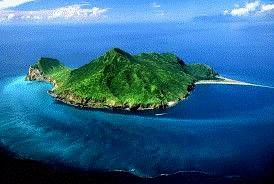
#> input picture test.jpg, 274 x 184 px
$ jupyter execute 3.ipynb   (shell and % lines are left out)
#> lines starting #> are read from the running program, lines starting #| are printed output that depends on the picture
[cell 1]
import cv2
import os
from google.colab import drive
drive.mount('/content/drive')

[cell 2]
os.chdir('/content/drive/MyDrive/實作3')
os.listdir()

[cell 3]
import cv2
import os
from PIL import Image, ImageFilter
from IPython.display import display

image = Image.open('test.jpg')
#> image is the input picture: PIL image 274x184 RGB; mean R, G, B 44.8, 101.9, 141.6
print(image.mode, image.format)
#| RGB JPEG
display(image)

[cell 4]
#旋轉
Rotate_img = image.rotate(315)
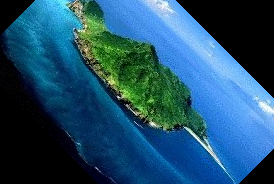
#> Rotate_img: PIL image 274x184 RGB; mean R, G, B 31.9, 79.9, 108.4
Rotate_img.save('RT.jpg')
display(Rotate_img)

[cell 5]
#模糊化
Blur_img = image.filter(ImageFilter.GaussianBlur(radius=5))
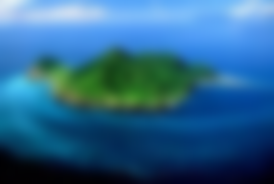
#> Blur_img: PIL image 274x184 RGB; mean R, G, B 44.7, 101.9, 141.6
Blur_img.save('BU.jpg')
display(Blur_img)

[cell 6]
#銳化
Sarp_img = image.filter(ImageFilter.UnsharpMask(radius=5))
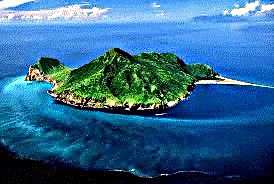
#> Sarp_img: PIL image 274x184 RGB; mean R, G, B 47.3, 102.2, 142.1
Sarp_img.save('SP.jpg')
display(Sarp_img)

[cell 7]
#拉伸
W_img = image.resize((int(image.size[0]), int(image.size[1]*0.65)))
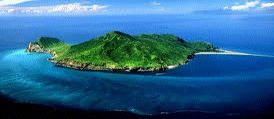
#> W_img: PIL image 274x119 RGB; mean R, G, B 44.8, 101.9, 141.6
W_img.save('W.jpg')
display(W_img)

[cell 8]
H_img = image.resize((int(image.size[0]*0.65), int(image.size[1])))
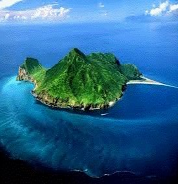
#> H_img: PIL image 178x184 RGB; mean R, G, B 44.8, 101.9, 141.6
H_img.save('H.jpg')
display(H_img)

$ run again, with RT.jpg copied over test.jpg
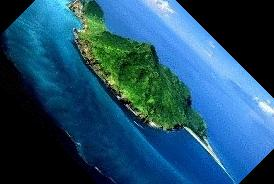
#> input picture RT.jpg, 274 x 184 px
#> image is the input picture: PIL image 274x184 RGB; mean R, G, B 32.4, 80, 108.5
#| RGB JPEG
#> `W_img = image.resize((int(image.size[0]), int(image.size[1]*0.65)))`:
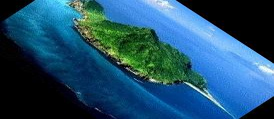
#> W_img: PIL image 274x119 RGB; mean R, G, B 32.4, 80, 108.5
#> `H_img = image.resize((int(image.size[0]*0.65), int(image.size[1])))`:
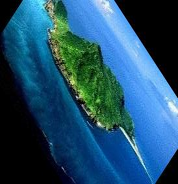
#> H_img: PIL image 178x184 RGB; mean R, G, B 32.4, 80, 108.5
